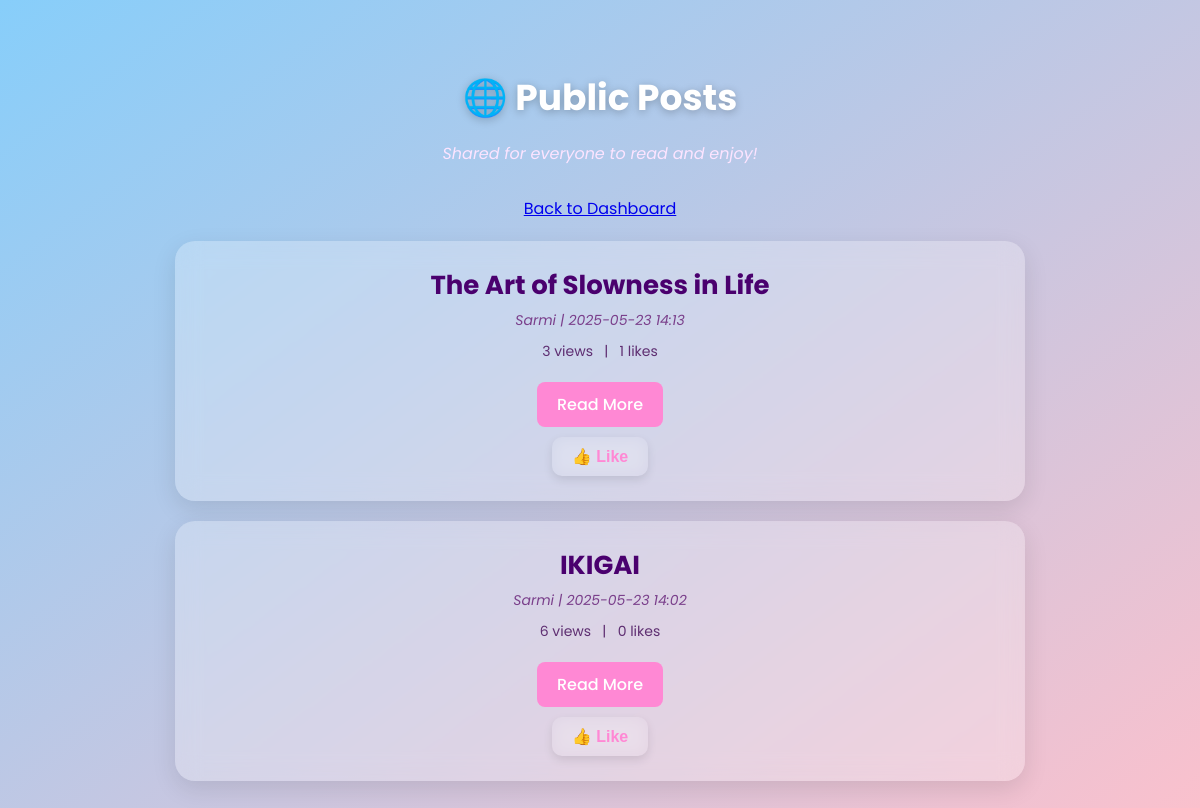
The page /public on the database its author committed.
### app/model.py (models this page shows)
class Post(db.Model):
    id = db.Column(db.Integer, primary_key=True)
    title = db.Column(db.String(100), nullable=False)
    content = db.Column(db.Text, nullable=False)
    image_url = db.Column(db.String(255),nullable=True)
    link=db.Column(db.String(255),nullable=True)
    is_public = db.Column(db.Boolean, default=False)
    date_posted = db.Column(db.DateTime, default=datetime.utcnow)
    user_id = db.Column(db.Integer, db.ForeignKey('user.id'), nullable=False)
    views = db.Column(db.Integer, default=0)
    likes = db.Column(db.Integer, default=0)
    liked_by = db.relationship('PostLike', backref='post', lazy='dynamic')

class User(db.Model,UserMixin):
    id=db.Column(db.Integer,primary_key=True)
    username=db.Column(db.String(30),nullable=False,unique=True)
    email=db.Column(db.String(100),nullable=False,unique=True)
    password=db.Column(db.String(100),nullable=False)
    posts=db.relationship('Post',backref='author',lazy=True)

### app/routes/blog.py (the view)
@blog.route('/public')
def public_posts():
    posts = Post.query.filter_by(is_public=True).order_by(Post.id.desc()).all()
    return render_template('public.html', posts=posts)

### app/templates/public.html (shortened to what this page needs)
<!DOCTYPE html>
<html lang="en">
<head>
</head>
<body>
    <h2>🌐 Public Posts</h2>
    <p class="subtitle">Shared for everyone to read and enjoy!</p>
    <center></cener><a class="back-link" href="{{ url_for('main.dashboard') }}">Back to Dashboard</a></center>
    {% for post in posts %}
        <div class="post-card">
            <div class="post-title">{{ post.title }}</div>
            <div class="post-meta">{{ post.author.username }} | {{ post.date_posted.strftime('%Y-%m-%d %H:%M') }}</div>
            <div class="post-stats">
                 {{ post.views }} views &nbsp; | &nbsp;  {{ post.likes }} likes
            </div>
            <a class="read-more" href="{{ url_for('blog.post', post_id=post.id) }}">Read More</a>
            <form class="like-form" action="{{ url_for('blog.like_post', post_id=post.id) }}" method="POST">
                <button type="submit" class="like-button">👍 Like</button>
            </form>
        </div>
    {% endfor %}
</body>
</html>

### app/templates/public.html (style rules this page uses)
body { margin: 0; padding: 40px; font-family: 'Poppins', sans-serif; background: linear-gradient(to bottom right, #87cefa, #ffc0cb); min-height: 100vh; color: #2e003e; }
h2 { text-align: center; font-size: 36px; font-weight: 700; margin-bottom: 10px; color: #fff; text-shadow: 0 2px 8px rgba(0, 0, 0, 0.25); }
p.subtitle { text-align: center; font-style: italic; color: #fce4ff; margin-bottom: 30px; }
.post-card { background: rgba(255, 255, 255, 0.25); backdrop-filter: blur(12px); border-radius: 20px; padding: 25px; margin: 20px auto; width: 90%; max-width: 800px; box-shadow: 0 8px 24px rgba(0, 0, 0, 0.1); transition: transform 0.2s ease; }
.post-title { font-size: 26px; font-weight: 700; text-align: center; color: #4a006e; margin-bottom: 5px; }
.post-meta { font-size: 14px; text-align: center; font-style: italic; color: #7a3f8b; margin-bottom: 10px; }
.post-stats { text-align: center; font-size: 14px; color: #5e2e71; margin-bottom: 10px; }
.read-more { display: inline-block; margin-top: 20px; padding: 10px 20px; background-color: #ff88d4; color: white; text-decoration: none; border-radius: 8px; font-weight: 500; transition: background-color 0.3s ease; display: block; text-align: center; width: fit-content; margin-left: auto; margin-right: auto; }
.like-form { text-align: center; margin-top: 10px; }
.like-form button { background: none; border: none; color: #ff88d4; font-size: 16px; font-weight: bold; cursor: pointer; }
.like-button { background: rgba(255, 255, 255, 0.3); border: none; color: #4a006e; padding: 10px 20px; border-radius: 10px; font-weight: 600; font-size: 16px; cursor: pointer; transition: background-color 0.3s ease, transform 0.2s ease; backdrop-filter: blur(8px); box-shadow: 0 4px 10px rgba(0, 0, 0, 0.1); }

### rows shown on the page
Post: title "The Art of Slowness in Life", author.username "Sarmi", date_posted "2025-05-23 14:13", views "3", likes "1"
Post: title "IKIGAI", author.username "Sarmi", date_posted "2025-05-23 14:02", views "6", likes "0"
